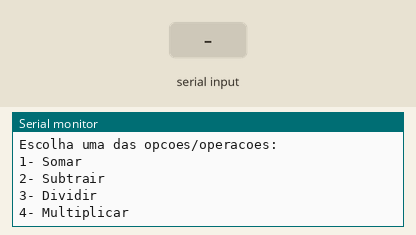
The sketch below on a simulated Arduino Uno, built with avr-gcc and run on an emulated ATmega328P. Shown: the last lines printed to the serial monitor. The inputs (shaded band) are chosen by the test bench.

Above: at 0.9 s.
1.0 s: "S" received over Serial
At 3.2 s:
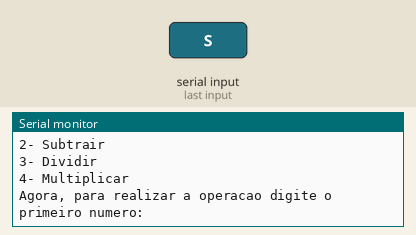
3.5 s: "90,45,200\n" received over Serial
At 5.8 s:
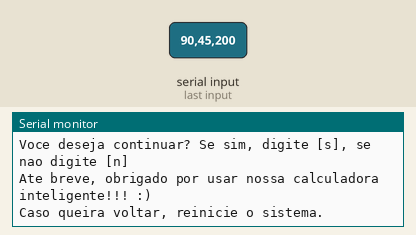

Measured:
- after the input at 1.0 s, the serial monitor: prints a new line after 1.0 s (image 1)
- after the input at 3.5 s, the serial monitor: prints a new line at once (image 2)

The sketch:

calculadora_com_menu11.ino
```cpp
float dividir = 0;
float multiplicar = 0;
float subtrair;
float resultado;

int escolhaDaOperacao;
int contador =0;

float somar(float numero1Param, float numero2Param, int numero3 = 5){
	return (numero1Param * numero2Param * numero3 );
  	//numero3 é um parametro do somar

}

void setup()
{
 Serial.begin(9600);

    float numero1 = 0;
    float numero2 = 0;


   do{
   Serial.println("Bem-vindo(a) a calculadora Inteligente ");
   Serial.println("Escolha uma das opcoes/operacoes:");
   Serial.println("1- Somar");
   Serial.println("2- Subtrair");
   Serial.println("3- Dividir");
   Serial.println("4- Multiplicar");

   while( ! Serial.available()){}

   escolhaDaOperacao = Serial.parseInt();

   Serial.println("Agora, para realizar a operacao digite o primeiro numero:");
    while (! Serial.available()){}
   numero1 = Serial.parseFloat();

   Serial.println("Agora, para realizar a operacao digite o segundo numero:");
   while (! Serial.available());
   numero2 = Serial.parseFloat();

     switch(escolhaDaOperacao ){
       case 1:
       resultado= somar(numero1, numero2);
       Serial.println("WOW!! O resultado foi: " + String(resultado));

       break;

       case 2:
       subtrair = numero1 - numero2;
       Serial.println("WOW!! O resultado foi: " + String(subtrair));

       break;

       case 3:
       dividir = (numero1 / numero2);
       Serial.println("WOW!! O resultado foi: " + String(dividir));

       break;

       case 4:
       multiplicar = numero1 * numero2;
       Serial.println("WOW!! O resultado foi: " + String(multiplicar));

       break;

       default:
       Serial.println("Opcao invalida");

     }
     Serial.println("Voce deseja continuar? Se sim, digite [s], se nao digite [n]");
    while(!Serial.available());

    if(Serial.readString() == "S"){
    	contador++;
    }
    else {
      	contador = 0;
    	Serial.println("Ate breve, obrigado por usar nossa calculadora inteligente!!! :)");
      	Serial.println("Caso queira voltar, reinicie o sistema.");
    }

   }
  while(contador != 0);
}

void loop(){}
  
```
